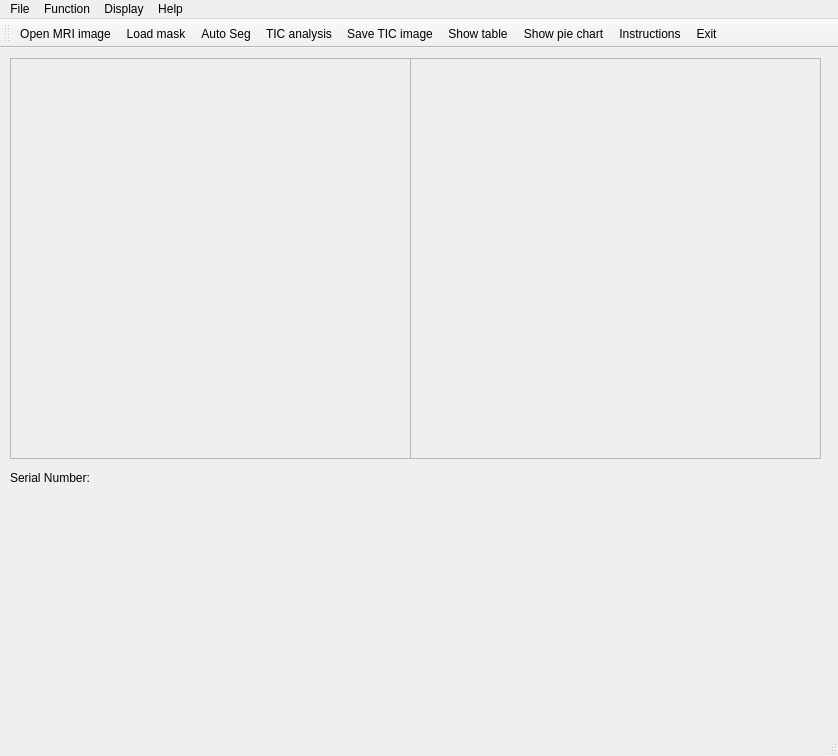
<?xml version="1.0" encoding="UTF-8"?>
<ui version="4.0">
 <class>MainWindow</class>
 <widget class="QMainWindow" name="MainWindow">
  <property name="geometry">
   <rect>
    <x>0</x>
    <y>0</y>
    <width>838</width>
    <height>756</height>
   </rect>
  </property>
  <property name="windowTitle">
   <string>TIC分类软件</string>
  </property>
  <property name="tabShape">
   <enum>QTabWidget::Rounded</enum>
  </property>
  <widget class="QWidget" name="centralwidget">
   <widget class="QLabel" name="label_3">
    <property name="geometry">
     <rect>
      <x>10</x>
      <y>420</y>
      <width>121</width>
      <height>20</height>
     </rect>
    </property>
    <property name="text">
     <string>Serial Number:</string>
    </property>
   </widget>
   <widget class="QFrame" name="frame">
    <property name="geometry">
     <rect>
      <x>410</x>
      <y>10</y>
      <width>411</width>
      <height>401</height>
     </rect>
    </property>
    <property name="frameShape">
     <enum>QFrame::StyledPanel</enum>
    </property>
    <property name="frameShadow">
     <enum>QFrame::Raised</enum>
    </property>
   </widget>
   <widget class="QFrame" name="frame_2">
    <property name="geometry">
     <rect>
      <x>10</x>
      <y>10</y>
      <width>401</width>
      <height>401</height>
     </rect>
    </property>
    <property name="frameShape">
     <enum>QFrame::StyledPanel</enum>
    </property>
    <property name="frameShadow">
     <enum>QFrame::Raised</enum>
    </property>
   </widget>
  </widget>
  <widget class="QMenuBar" name="menubar">
   <property name="geometry">
    <rect>
     <x>0</x>
     <y>0</y>
     <width>838</width>
     <height>28</height>
    </rect>
   </property>
   <widget class="QMenu" name="menu">
    <property name="title">
     <string>File</string>
    </property>
    <addaction name="openmri"/>
    <addaction name="Open_mask"/>
    <addaction name="separator"/>
    <addaction name="save"/>
    <addaction name="action"/>
    <addaction name="action_2"/>
   </widget>
   <widget class="QMenu" name="menu_2">
    <property name="title">
     <string>Function</string>
    </property>
    <addaction name="actionSegmentation"/>
    <addaction name="run"/>
   </widget>
   <widget class="QMenu" name="menu_3">
    <property name="title">
     <string>Help</string>
    </property>
    <addaction name="Instructions"/>
    <addaction name="exit"/>
   </widget>
   <widget class="QMenu" name="menu_4">
    <property name="title">
     <string>Display</string>
    </property>
    <addaction name="action1"/>
    <addaction name="action2"/>
   </widget>
   <addaction name="menu"/>
   <addaction name="menu_2"/>
   <addaction name="menu_4"/>
   <addaction name="menu_3"/>
  </widget>
  <widget class="QStatusBar" name="statusbar"/>
  <widget class="QToolBar" name="toolBar">
   <property name="windowTitle">
    <string>toolBar</string>
   </property>
   <attribute name="toolBarArea">
    <enum>TopToolBarArea</enum>
   </attribute>
   <attribute name="toolBarBreak">
    <bool>false</bool>
   </attribute>
   <addaction name="openmri"/>
   <addaction name="Open_mask"/>
   <addaction name="actionSegmentation"/>
   <addaction name="run"/>
   <addaction name="save"/>
   <addaction name="action1"/>
   <addaction name="action2"/>
   <addaction name="Instructions"/>
   <addaction name="exit"/>
  </widget>
  <action name="openmri">
   <property name="icon">
    <iconset>
     <normaloff>images/打开.png</normaloff>images/打开.png</iconset>
   </property>
   <property name="text">
    <string>Open MRI image</string>
   </property>
   <property name="shortcut">
    <string>Ctrl+A</string>
   </property>
  </action>
  <action name="save">
   <property name="icon">
    <iconset>
     <normaloff>images/03495009b5f9479a9badce83a1242ff4.png</normaloff>images/03495009b5f9479a9badce83a1242ff4.png</iconset>
   </property>
   <property name="text">
    <string>Save TIC image</string>
   </property>
   <property name="toolTip">
    <string>Save  picture</string>
   </property>
   <property name="shortcut">
    <string>Ctrl+S</string>
   </property>
  </action>
  <action name="Instructions">
   <property name="icon">
    <iconset>
     <normaloff>images/问号.png</normaloff>images/问号.png</iconset>
   </property>
   <property name="text">
    <string>Instructions</string>
   </property>
  </action>
  <action name="action1">
   <property name="icon">
    <iconset>
     <normaloff>images/表格.png</normaloff>images/表格.png</iconset>
   </property>
   <property name="text">
    <string>Show table</string>
   </property>
  </action>
  <action name="action2">
   <property name="icon">
    <iconset>
     <normaloff>images/analytics-small.png</normaloff>images/analytics-small.png</iconset>
   </property>
   <property name="text">
    <string>Show pie chart</string>
   </property>
  </action>
  <action name="run">
   <property name="icon">
    <iconset>
     <normaloff>images/曲线2.png</normaloff>images/曲线2.png</iconset>
   </property>
   <property name="text">
    <string>TIC analysis</string>
   </property>
  </action>
  <action name="exit">
   <property name="icon">
    <iconset>
     <normaloff>images/关闭.png</normaloff>images/关闭.png</iconset>
   </property>
   <property name="text">
    <string>Exit</string>
   </property>
  </action>
  <action name="action">
   <property name="icon">
    <iconset>
     <normaloff>images/03495009b5f9479a9badce83a1242ff4.png</normaloff>images/03495009b5f9479a9badce83a1242ff4.png</iconset>
   </property>
   <property name="text">
    <string>Save table</string>
   </property>
  </action>
  <action name="action_2">
   <property name="text">
    <string>Save pie chart</string>
   </property>
  </action>
  <action name="Open_mask">
   <property name="icon">
    <iconset>
     <normaloff>images/文件夹.png</normaloff>images/文件夹.png</iconset>
   </property>
   <property name="text">
    <string>Load mask</string>
   </property>
  </action>
  <action name="actionSegmentation">
   <property name="icon">
    <iconset>
     <normaloff>images/分割2.png</normaloff>images/分割2.png</iconset>
   </property>
   <property name="text">
    <string>Auto Seg</string>
   </property>
  </action>
 </widget>
 <resources/>
 <connections/>
</ui>
